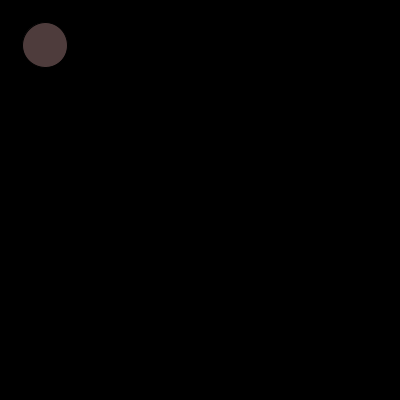
Frame 1 (no input)
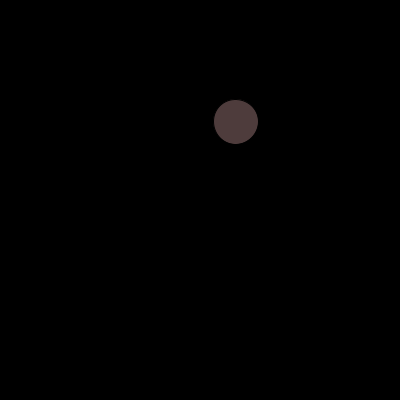
Frame 60 (the mouse pressed at the canvas centre just before this capture)
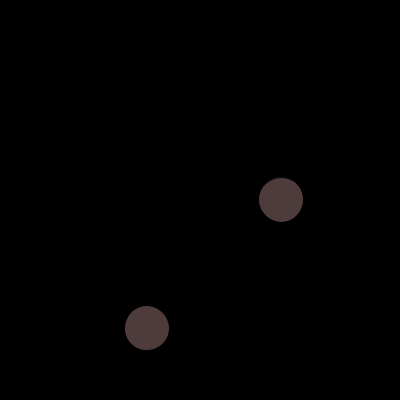
Frame 120 (the mouse held since frame 60 and released just before this capture)

The Processing sketch that drew these frames (run headless with seeded random() and noise(); from frame 60 on, the mouse is pressed at the canvas centre):

// Processing sketch: processing_49602
// ── processing_49602.pde

float ballsize = 45;
Ball[] b = new Ball[1];
int count = 0;


void setup() {
  size(400, 400);
  smooth();
  colorMode(RGB, 130);
  b[0] = new Ball(ballsize, ballsize);
}



void draw() {
  fill(0);           
  rect(0, 0, width, height);
  for (int i=0; i <= count; i++ ) {
    b[i].movement();
  }
}

void mousePressed() {
  count++;
  b = (Ball[]) expand(b, count+1);
  b[count] = new Ball(random(ballsize*5), random(ballsize*5));
}


class Ball {
  float ball_x, ball_y, speed_x, speed_y, ballcolor;
    Ball (float x, float y) {
    ball_x = x;
    ball_y = y;
    speed_x = random(5);
    speed_y = random(5);
    ballcolor = random(500);
  }

  void movement() {
    fill(ballcolor, 100, 100, 40);            
    ellipse(ball_x, ball_y, ballsize, ballsize);

    if (ball_x > (width - ballsize)) {      
      speed_x = speed_x * (-1);
    }

    if (ball_x <= 0) {                   
      speed_x = speed_x * (-1);
    }

    if (ball_y > (height-ballsize)) {      
      speed_y = speed_y * (-1);
    }

    if (ball_y <= 0) {                  
      speed_y = speed_y * (-1);
    }

    ball_x += speed_x;             
    ball_y += speed_y;
  }
}
